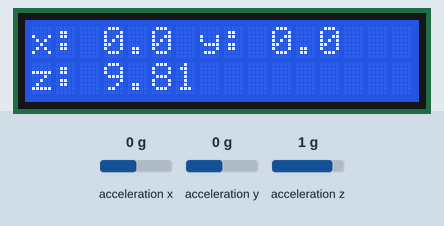
Recording of a program running on a simulated Raspberry Pi (BCM pin numbers). Parts: 16×2 character LCD. The inputs (shaded band) are chosen by the test bench; at power-on: acceleration x 0 g, acceleration y 0 g, acceleration z 1 g. What the program prints to the terminal is not drawn.

Above: at 1.4 s.
1.5 s: acceleration x set to -1.4 g
At 2.0 s:
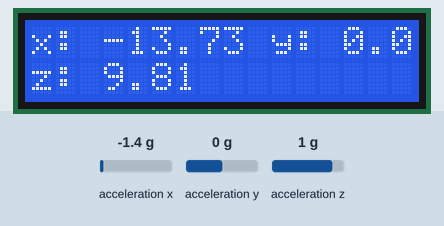
3.0 s: acceleration y set to -1.4 g
At 4.3 s:
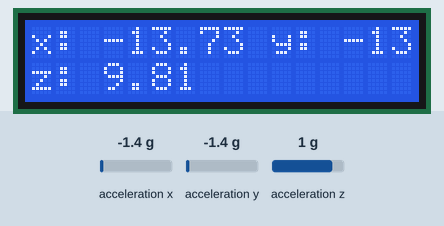
4.6 s: acceleration z set to -1.4 g
At 5.1 s:
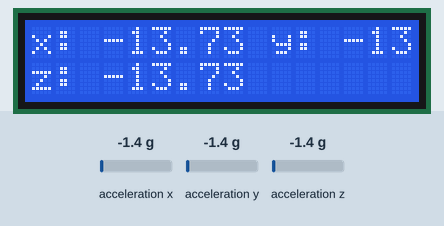
6.2 s: acceleration x set to -0.8 g
At 7.3 s:
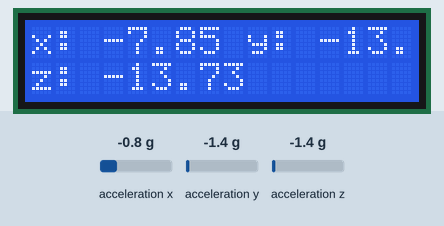
7.7 s: acceleration y set to -0.8 g
At 8.3 s:
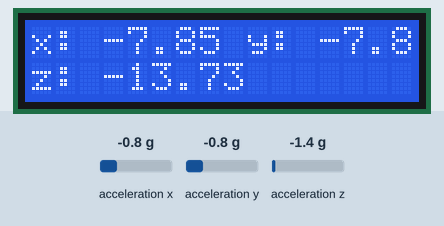
Timing chart, 0 to 10.3 s (numbered marks = the images above; inputs shaded):
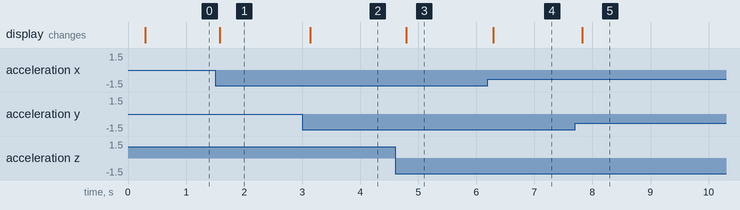

Measured:
- after the input at 1.5 s, the display: changes after 0.08 s (image 1)
- after the input at 3.0 s, the display: changes after 0.14 s (image 2)
- after the input at 4.6 s, the display: changes after 0.19 s (image 3)
- after the input at 6.2 s, the display: changes after 0.09 s (image 4)
- after the input at 7.7 s, the display: changes after 0.12 s (image 5)

The program:

MPU6050andLCD.py
```python
#!/usr/bin/env python

import lcddriver
from mpu6050 import mpu6050
import math

sensor = mpu6050(0x69)
lcd = lcddriver.lcd()

while True:
    accel_data = sensor.get_accel_data()
    string = "x: "
    string = string + str(round(accel_data['x'],2))
    string = string + " y: "
    string = string + str(round(accel_data['y'],2))
    string2 = "z: "
    string2 = string2 + str(round(accel_data['z'],2))
    print(string + " " + string2)
    lcd.lcd_display_string(string, 1)
    lcd.lcd_display_string(string2, 2)
```
